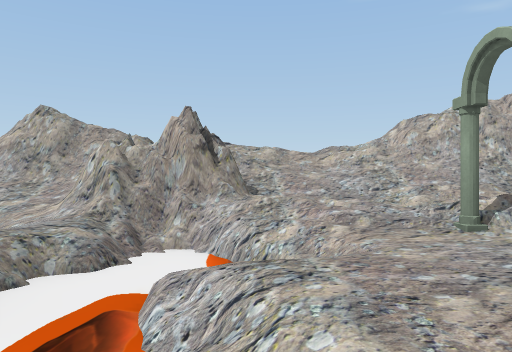
view 1 (above)

13 first-person views from a walk through a scene from a Unity 3-D project. The camera is 1.3 m above the floor, looks level and sees 70° across. The floor is counted in squares, 2 m on a side. Each view is taken from the middle of a square. On the plan, view 1 faces up. The plan holds only what a view shows up to about 11 squares ahead; the rest is blank. The place goes on beyond the plan. The player character is not drawn. Some surface patterns are stand-ins.

view 2
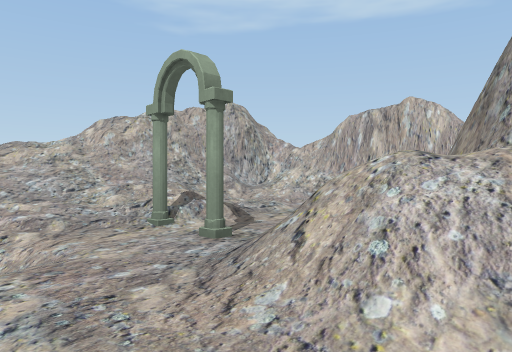

view 3
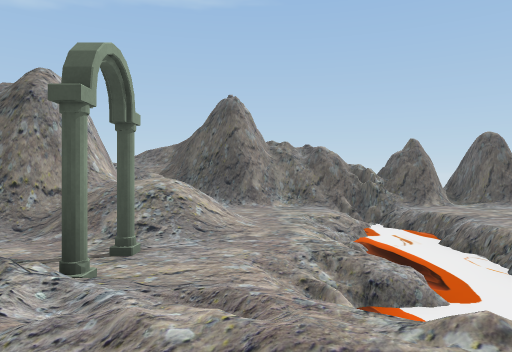

view 4
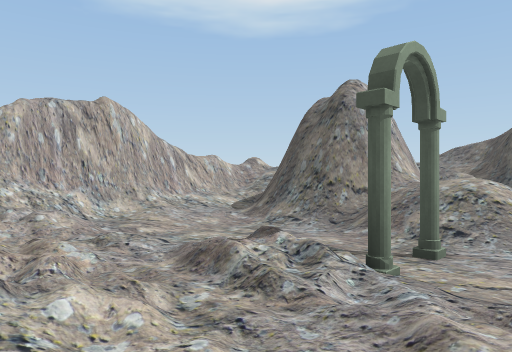

view 5
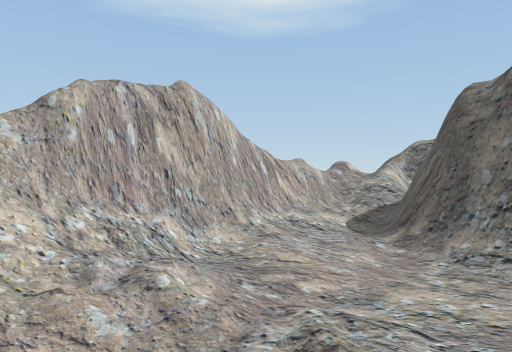

view 6
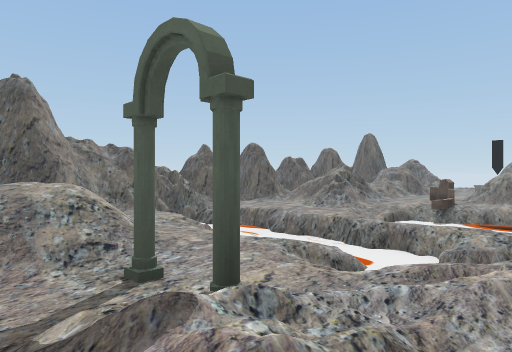

view 7
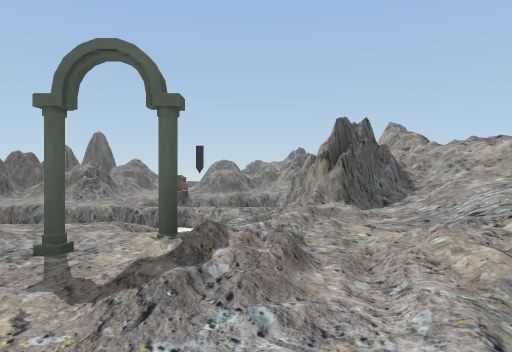

view 8
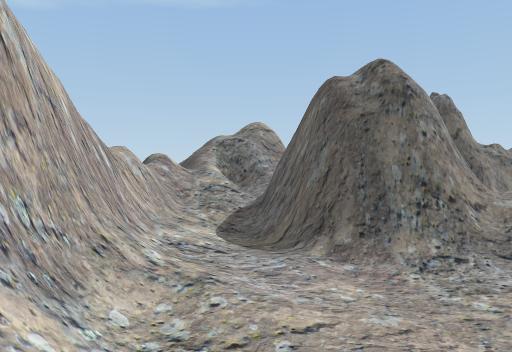

view 9
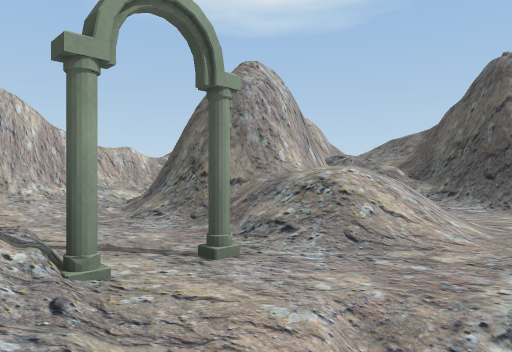

view 10
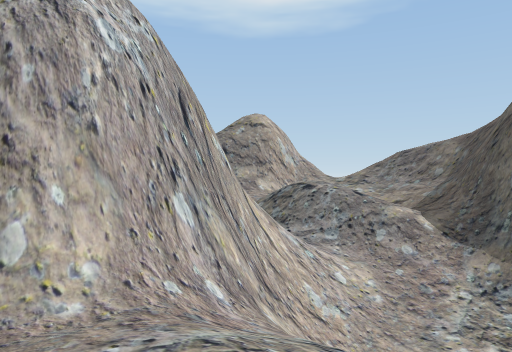

view 11
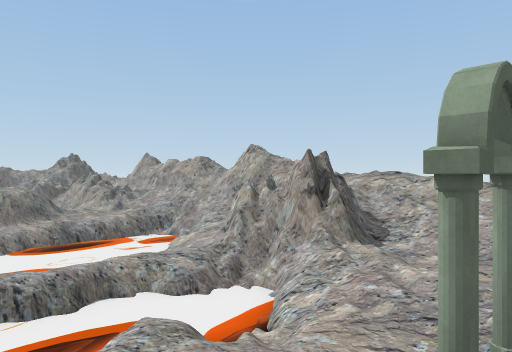

view 12
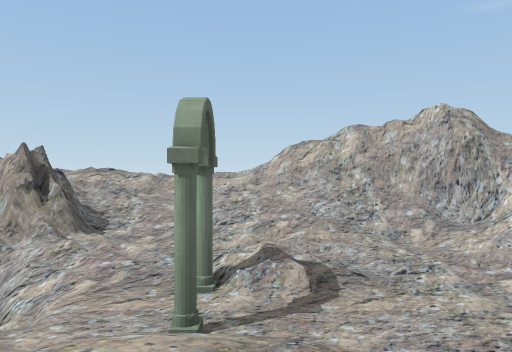

view 13
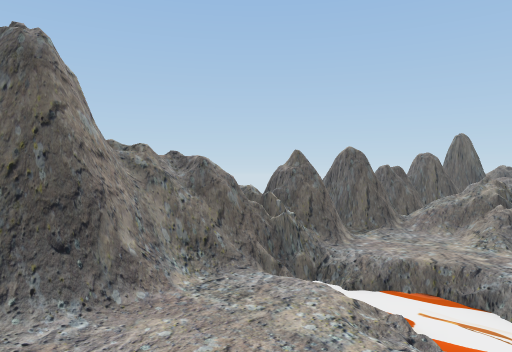

### Floor plan
Key: @ floor where view 1 was taken; # wall or solid block; x gap in a wall; . main floor; : floor 0.25 m higher than the main floor; - floor 0.25 m lower than the main floor; + floor 0.5 m higher than the main floor; _ floor 0.5 m lower than the main floor; * floor 0.75 m higher than the main floor; % floor 1.25 m higher than the main floor; & floor 1.5 m higher than the main floor; $ floor 1.75 m higher than the main floor; / step, stairs or slope; = window, fence, low wall or low ledge; ≈ liquid the walk keeps out of; O other object.
Columns run from 5 left of view 1 to 9 right of it. Each row starts with its distance up from view 1.
 10          =
  9 #=///////###
  8  %$/=/////####
  7  : ##////*//*#
  6 ≈-*##+/://+//#
  5 ≈ ._≈/+:+/://#
  4 ≈ .≈≈≈/.:...:##
  3 ≈ .≈≈/.O/...:##
  2  _=≈≈/./////:/#
  1  .=≈≈/./&###//#
  0 #..≈≈@.//###//=
 -1 #.≈≈/.../## ///
 -2  .=≈/.../// /=/
 -3 =####/###///=#x
 -4    ######//#=#
 -5         =//

Positions as (right, up) in squares from view 1, and headings:
1: (0, 0), facing up
2: (0, 0), facing up-right
3: (1, 7), facing down
4: (1, 7), facing down-right
5: (4, 7), facing down-right
6: (4, 6), facing down-left
7: (6, 5), facing left
8: (7, 6), facing down
9: (0, 5), facing down-right
10: (2, 1), facing down-right
11: (3, 1), facing up-left
12: (3, 0), facing up
13: (3, 1), facing down-left
